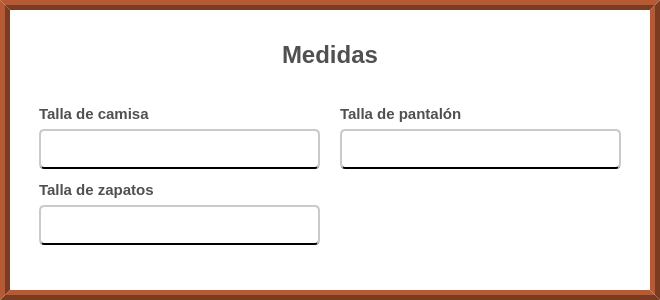
              <widget class="QFrame" name="espacio_info_medidas">
               <property name="minimumSize">
                <size>
                 <width>0</width>
                 <height>300</height>
                </size>
               </property>
               <property name="styleSheet">
                <string notr="true">QFrame{
	background-color: rgb(255, 255, 255);
	border:10px ridge rgb(122, 59, 33);
}</string>
               </property>
               <property name="frameShape">
                <enum>QFrame::StyledPanel</enum>
               </property>
               <property name="frameShadow">
                <enum>QFrame::Raised</enum>
               </property>
               <layout class="QVBoxLayout" name="verticalLayout_8">
                <property name="spacing">
                 <number>20</number>
                </property>
                <property name="leftMargin">
                 <number>20</number>
                </property>
                <property name="topMargin">
                 <number>30</number>
                </property>
                <property name="rightMargin">
                 <number>20</number>
                </property>
                <item alignment="Qt::AlignHCenter">
                 <widget class="QLabel" name="label_titulo_info_medidas">
                  <property name="maximumSize">
                   <size>
                    <width>16777215</width>
                    <height>30</height>
                   </size>
                  </property>
                  <property name="font">
                   <font>
                    <family>Arial</family>
                    <pointsize>18</pointsize>
                    <weight>75</weight>
                    <bold>true</bold>
                   </font>
                  </property>
                  <property name="styleSheet">
                   <string notr="true">QLabel{
	
	color: rgb(80, 80, 80);

border:none;	border-color: #ffffff;


}
</string>
                  </property>
                  <property name="text">
                   <string>Medidas</string>
                  </property>
                  <property name="scaledContents">
                   <bool>false</bool>
                  </property>
                 </widget>
                </item>
                <item alignment="Qt::AlignHCenter|Qt::AlignTop">
                 <widget class="QFrame" name="mostrar_datos_info_medidas">
                  <property name="minimumSize">
                   <size>
                    <width>600</width>
                    <height>0</height>
                   </size>
                  </property>
                  <property name="maximumSize">
                   <size>
                    <width>600</width>
                    <height>16777215</height>
                   </size>
                  </property>
                  <property name="styleSheet">
                   <string notr="true">QFrame{border:noe;}</string>
                  </property>
                  <layout class="QGridLayout" name="gridLayout_4">
                   <property name="horizontalSpacing">
                    <number>20</number>
                   </property>
                   <item row="0" column="0">
                    <layout class="QVBoxLayout" name="verticalLayout_22">
                     <item>
                      <widget class="QLabel" name="label_talla_camisa">
                       <property name="sizePolicy">
                        <sizepolicy hsizetype="Preferred" vsizetype="Preferred">
                         <horstretch>0</horstretch>
                         <verstretch>0</verstretch>
                        </sizepolicy>
                       </property>
                       <property name="minimumSize">
                        <size>
                         <width>200</width>
                         <height>30</height>
                        </size>
                       </property>
                       <property name="maximumSize">
                        <size>
                         <width>200</width>
                         <height>30</height>
                        </size>
                       </property>
                       <property name="font">
                        <font>
                         <family>Arial</family>
                         <pointsize>11</pointsize>
                         <weight>75</weight>
                         <bold>true</bold>
                        </font>
                       </property>
                       <property name="styleSheet">
                        <string notr="true">QLabel{
	
	color: rgb(80, 80, 80);

	border-color: #ffffff;


}
</string>
                       </property>
                       <property name="text">
                        <string>Talla de camisa</string>
                       </property>
                       <property name="scaledContents">
                        <bool>false</bool>
                       </property>
                      </widget>
                     </item>
                     <item>
                      <widget class="QLineEdit" name="input_mostrar_talla_camisa">
                       <property name="enabled">
                        <bool>true</bool>
                       </property>
                       <property name="minimumSize">
                        <size>
                         <width>0</width>
                         <height>40</height>
                        </size>
                       </property>
                       <property name="font">
                        <font>
                         <family>Arial</family>
                         <pointsize>13</pointsize>
                        </font>
                       </property>
                       <property name="styleSheet">
                        <string notr="true">QLineEdit{
	
	background-color: rgb(255, 255, 255);
	border-radius:5px;
	padding-left: 5px;
 padding-right:5px;
	padding-top:1px;
	border-bottom:2px solid black  ;
	border-top: 2px solid rgb(202, 202, 202);
	border-left: 2px solid rgb(202, 202, 202);
	border-right: 2px solid rgb(202, 202, 202);

}

QLineEdit:focus{

	border: 2px solid rgb(17, 192, 255)



}
</string>
                       </property>
                       <property name="readOnly">
                        <bool>true</bool>
                       </property>
                      </widget>
                     </item>
                    </layout>
                   </item>
                   <item row="0" column="1">
                    <layout class="QVBoxLayout" name="verticalLayout_23">
                     <item>
                      <widget class="QLabel" name="label_talla_pantalon">
                       <property name="sizePolicy">
                        <sizepolicy hsizetype="Preferred" vsizetype="Preferred">
                         <horstretch>0</horstretch>
                         <verstretch>0</verstretch>
                        </sizepolicy>
                       </property>
                       <property name="minimumSize">
                        <size>
                         <width>210</width>
                         <height>30</height>
                        </size>
                       </property>
                       <property name="maximumSize">
                        <size>
                         <width>210</width>
                         <height>35</height>
                        </size>
                       </property>
                       <property name="font">
                        <font>
                         <family>Arial</family>
                         <pointsize>11</pointsize>
                         <weight>75</weight>
                         <bold>true</bold>
                        </font>
                       </property>
                       <property name="styleSheet">
                        <string notr="true">QLabel{
	
	color: rgb(80, 80, 80);

	border-color: #ffffff;


}
</string>
                       </property>
                       <property name="text">
                        <string>Talla de pantalón</string>
                       </property>
                       <property name="scaledContents">
                        <bool>false</bool>
                       </property>
                      </widget>
                     </item>
                     <item>
                      <widget class="QLineEdit" name="input_mostrar_talla_pantalon">
                       <property name="enabled">
                        <bool>true</bool>
                       </property>
                       <property name="minimumSize">
                        <size>
                         <width>0</width>
                         <height>40</height>
                        </size>
                       </property>
                       <property name="font">
                        <font>
                         <family>Arial</family>
                         <pointsize>13</pointsize>
                        </font>
                       </property>
                       <property name="styleSheet">
                        <string notr="true">QLineEdit{
	
	background-color: rgb(255, 255, 255);
	border-radius:5px;
	padding-left: 5px;
 padding-right:5px;
	padding-top:1px;
	border-bottom:2px solid black  ;
	border-top: 2px solid rgb(202, 202, 202);
	border-left: 2px solid rgb(202, 202, 202);
	border-right: 2px solid rgb(202, 202, 202);

}

QLineEdit:focus{

	border: 2px solid rgb(17, 192, 255)



}
</string>
                       </property>
                       <property name="readOnly">
                        <bool>true</bool>
                       </property>
                      </widget>
                     </item>
                    </layout>
                   </item>
                   <item row="1" column="0">
                    <layout class="QVBoxLayout" name="verticalLayout_24">
                     <item>
                      <widget class="QLabel" name="label_talla_zapatos">
                       <property name="sizePolicy">
                        <sizepolicy hsizetype="Preferred" vsizetype="Preferred">
                         <horstretch>0</horstretch>
                         <verstretch>0</verstretch>
                        </sizepolicy>
                       </property>
                       <property name="minimumSize">
                        <size>
                         <width>200</width>
                         <height>30</height>
                        </size>
                       </property>
                       <property name="maximumSize">
                        <size>
                         <width>200</width>
                         <height>30</height>
                        </size>
                       </property>
                       <property name="font">
                        <font>
                         <family>Arial</family>
                         <pointsize>11</pointsize>
                         <weight>75</weight>
                         <bold>true</bold>
                        </font>
                       </property>
                       <property name="styleSheet">
                        <string notr="true">QLabel{
	
	color: rgb(80, 80, 80);

	border-color: #ffffff;


}
</string>
                       </property>
                       <property name="text">
                        <string>Talla de zapatos</string>
                       </property>
                       <property name="scaledContents">
                        <bool>false</bool>
                       </property>
                      </widget>
                     </item>
                     <item>
                      <widget class="QLineEdit" name="input_mostrar_talla_zapatos">
                       <property name="enabled">
                        <bool>true</bool>
                       </property>
                       <property name="minimumSize">
                        <size>
                         <width>0</width>
                         <height>40</height>
                        </size>
                       </property>
                       <property name="font">
                        <font>
                         <family>Arial</family>
                         <pointsize>13</pointsize>
                        </font>
                       </property>
                       <property name="styleSheet">
                        <string notr="true">QLineEdit{
	
	background-color: rgb(255, 255, 255);
	border-radius:5px;
	padding-left: 5px;
 padding-right:5px;
	padding-top:1px;
	border-bottom:2px solid black  ;
	border-top: 2px solid rgb(202, 202, 202);
	border-left: 2px solid rgb(202, 202, 202);
	border-right: 2px solid rgb(202, 202, 202);

}

QLineEdit:focus{

	border: 2px solid rgb(17, 192, 255)



}
</string>
                       </property>
                       <property name="readOnly">
                        <bool>true</bool>
                       </property>
                      </widget>
                     </item>
                    </layout>
                   </item>
                  </layout>
                 </widget>
                </item>
               </layout>
              </widget>
